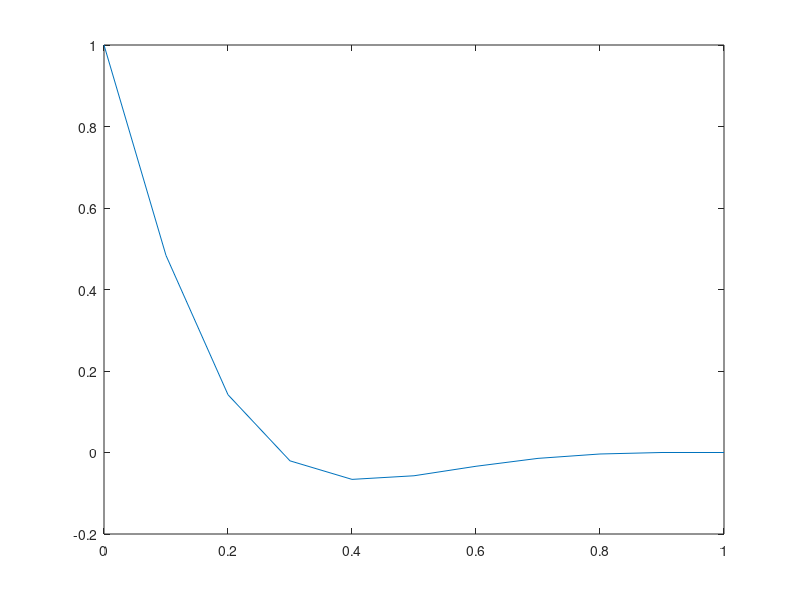

Write the MATLAB code that produced this figure.
##__INSERT_LICENSE__
## $Id: oscplate.m,v 1.1 2003/02/17 12:39:28 mstorti Exp $
omega=1000*2*pi;
L=1;
N=10;
nu=100;

T=2*pi/omega;
Dt=T/16.;
t=52*Dt;
x=(0:N)'/N*L;
la1=(1+i)*sqrt(omega/2/nu);
la2=-la1;

phase=exp(i*omega*t);
num=exp(la1*(x-L))-exp(la2*(x-L));
den=exp(-la1*L)-exp(-la2*L);

uex=imag(phase/den*num);

plot(x,uex);
